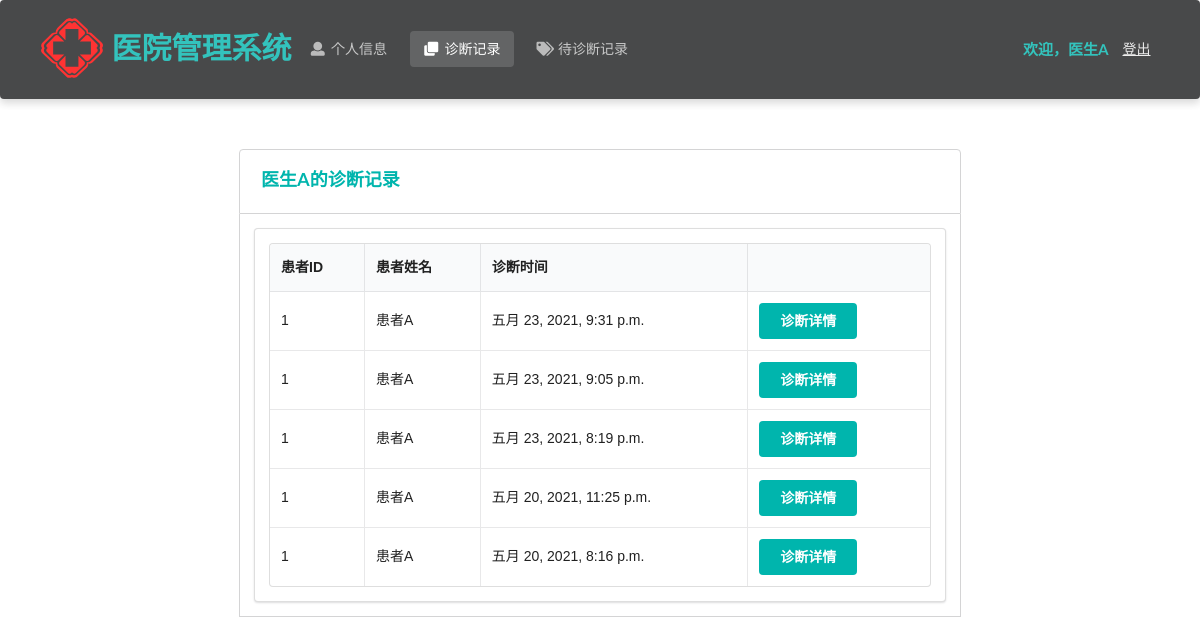
The app's page /doctor/diagnosis/ (signed in), older data.
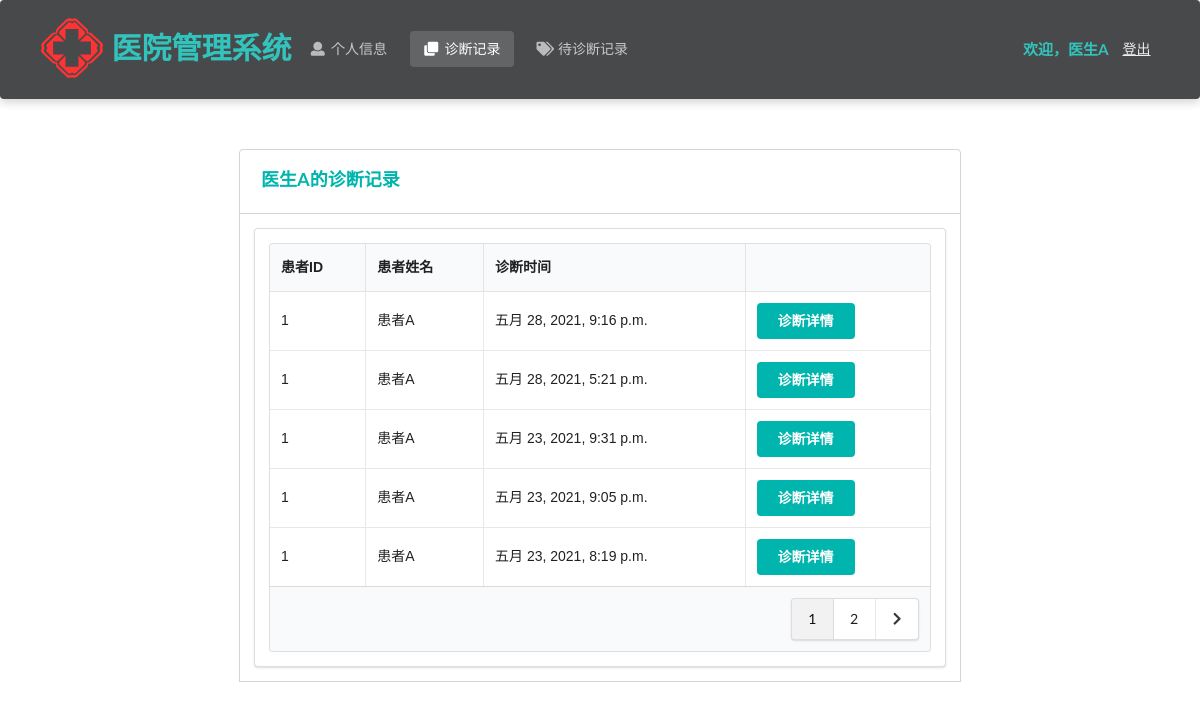
The same page, newer data.
### Hospital/models.py (models this page shows, shortened)
class Diagnosis(models.Model):
    patient = models.ForeignKey(Patient, on_delete=models.CASCADE)  # 患者
    doctor = models.ForeignKey(Doctor, on_delete=models.CASCADE)  # 医生
    appointment = models.ForeignKey(Appointment, on_delete=models.CASCADE, null=True)  # 对应的挂号
    create_time = models.DateTimeField(auto_now_add=True)  # 创建时间
    detail = models.TextField()  # 诊断详情
    class Meta:
        ordering = ["-create_time"]

class Patient(models.Model):
    name = models.CharField(max_length=10)  # 姓名
    password = models.CharField(max_length=32)  # 密码
    gender = models.CharField(max_length=32, choices=gender_choices)  # 性别
    identity_card_no = models.CharField(max_length=32, unique=True)  # 身份证号
    medical_insurance = models.BooleanField()  # 是否有医保
    telephone_no = models.CharField(max_length=32)  # 电话号码
    birth_date = models.DateField()  # 出生日期
    create_time = models.DateTimeField(auto_now_add=True)  # 注册时间

### Hospital/doctorViews.py (the view)
# urls.py: path('doctor/diagnosis/', doctorViews.diagnosis),
def diagnosis(request):
    if request.method == 'POST':
        request.session['diagnosis'] = request.POST.get('diagnosis')
        return redirect('/doctor/diagnosis/detail')
    identity_card_no = request.session['identity_card_no']
    doctor = models.Doctor.objects.get(identity_card_no=identity_card_no)
    diagnosis_records = models.Diagnosis.objects.filter(doctor=doctor)
    num_per_page = 5
    paginator = Paginator(diagnosis_records, num_per_page)
    page = request.GET.get('page', 1)
    try:
        page_obj = paginator.page(page)
    except PageNotAnInteger:
        page_obj = paginator.page(1)
    except EmptyPage:
        page_obj = paginator.page(paginator.num_pages)
    is_paginated = True if paginator.num_pages > 1 else False
    page_range = paginator.get_elided_page_range(page, on_each_side=3, on_ends=2)
    return render(request, 'doctor/diagnosis.html', locals())

### Hospital/templates/doctor/diagnosis.html (shortened to what this page needs)
<!DOCTYPE html>
<html lang="ch">
{% load static %}
<head>
    <link rel="stylesheet" href="https://cdn.jsdelivr.net/semantic-ui/2.2.4/semantic.min.css">
    <link rel="stylesheet" href="../../static/Hospital/css/me.css">
    <link rel="stylesheet" href="{% static 'Hospital/css/entry.css' %}">
</head>
<body>
    <nav class="ui inverted  segment m-padded-tb-large m-shadow-small m-opacity-mini">
        <div class="ui container">
            <div class="ui inverted secondary stackable menu">
                <img src="../../static/Hospital/img/logo.svg" height="80" width="80"/>
                <h2 class="ent">医院管理系统</h2>
                <a href="/doctor/info/" class="m-item item"><i class="user icon"></i>个人信息</a>
                <a href="/doctor/diagnosis/" class="active m-item item"><i class="clone icon"></i>诊断记录</a>
                <a href="/doctor/pendingDiagnosis" class="m-item item"><i class="tags icon"></i>待诊断记录</a>
                <div class="right m-item item">
                    <h4 class="ui teal header item">欢迎，{{ doctor.name }}</h4>
                    <a href="/doctor/logout/" class="text-success "><ins>登出</ins></a>
                </div>
            </div>
        </div>
    </nav>
    <div class="m-container-small m-padded-tb-big">
        <div class="container">
            <div class="ui top attached rounded padded segment">
                <div class="ui middle aligned two column grid">
                    <div class="column">
                        <h3 class="ui teal header">{{ doctor.name }}的诊断记录</h3>
                    </div>
                </div>
            </div>
            <div class="ui attached segment">
                <div class="ui segment m-width-middle">
                    <table class="ui celled table">
                        <thead>
                            <tr>
                                <th>患者ID</th>
                                <th>患者姓名</th>
                                <th>诊断时间</th>
                                <th></th>
                            </tr>
                        </thead>
                        <tbody>
                            {% for rec in page_obj%}
                            <tr>
                                <td>{{ rec.patient.identity_card_no }}</td>
                                <td>{{ rec.patient.name }}</td>
                                <td>{{ rec.create_time }}</td>
                                <td><form action="" method="post">
                                    <button type="submit"  value="诊断详情" class="ui teal centered button">诊断详情</button>
                                    </form>
                                    </td>
                            </tr>
                            {% endfor %}
                        </tbody>
                      <tfoot>
                      {% if is_paginated %}
                        <tr><th colspan="4">
                          <div class="ui right floated pagination menu">
                              {% for i in page_range %}
                                {% if page_obj.number == i %}
                                    <a class="item active">{{ i }}</a>
                                {% elif i == '…' %}
                                    <a class="item" href="?page=1">{{ i }}</a>
                                {% else %}
                                    <a class="item" href="?page={{ i }}">{{ i }}</a>
                                {% endif %}
                              {% endfor %}
                              {% if page_obj.has_next %}
                              <a class="icon item" href ="?page={{ page_obj.next_page_number }}">
                              <i class="right chevron icon"></i>
                              </a>
                              {% endif %}
                          </div>
                        </th>
                      </tr>
                      {% endif %}
                      </tfoot>
                    </table>
                </div>
            </div>
        </div>
            </div>
    <br>
    <br>
    <br>
</body>
</html>

Row changes from the older to the newer data that the page shows:
no longer on this page (row unchanged): Diagnosis: patient.identity_card_no "1", patient.name "患者A", create_time "五月 20, 2021, 11:25 p.m."
no longer on this page (row unchanged): Diagnosis: patient.identity_card_no "1", patient.name "患者A", create_time "五月 20, 2021, 8:16 p.m."
added Diagnosis: patient.identity_card_no "1", patient.name "患者A", create_time "五月 28, 2021, 9:16 p.m."
added Diagnosis: patient.identity_card_no "1", patient.name "患者A", create_time "五月 28, 2021, 5:21 p.m."
Text that changed along with them:
new list line: "1"
new list line: "2"
